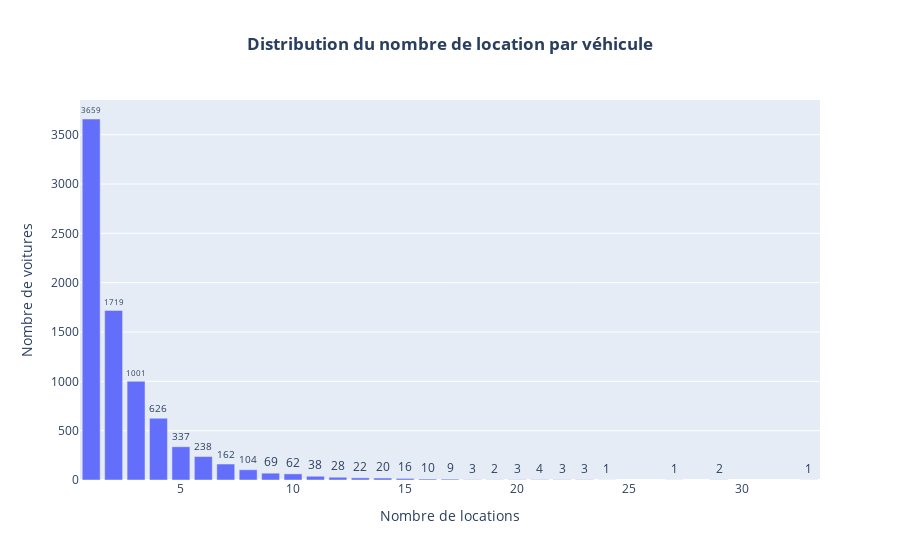
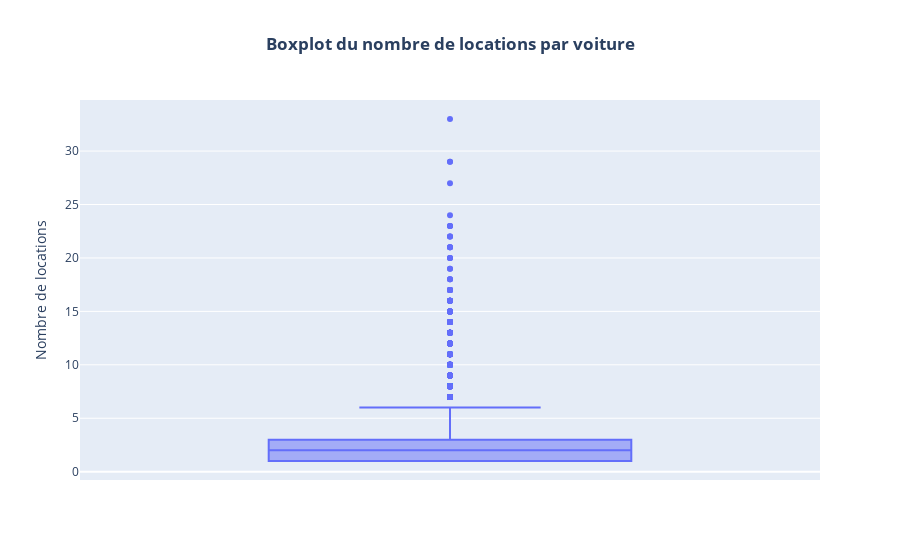

The notebook cell these images were saved under, in order:
### Code cell
# Compute number of rentals per car
rentals_per_car = df.groupby("car_id")["rental_id"].count().reset_index()
rentals_per_car.columns = ["car_id", "nb_rentals"]

# Bar chart: Exact number of cars per rental count
rental_distribution = (
    rentals_per_car["nb_rentals"].value_counts().sort_index().reset_index()
)
rental_distribution.columns = ["nb_rentals", "nb_cars"]

fig = px.bar(
    rental_distribution,
    x="nb_rentals",
    y="nb_cars",
    text="nb_cars",
    title="<b>Distribution du nombre de location par véhicule</b>",
    labels={"nb_rentals": "Nombre de locations", "nb_cars": "Nombre de voitures"}
)
fig.update_traces(textposition="outside")
fig.update_layout(title_x=0.5) 
fig.show()

# Boxplot: Distribution with median and outliers
fig2 = px.box(
    rentals_per_car,
    y="nb_rentals",
    title="<b>Boxplot du nombre de locations par voiture</b>",
    labels={"nb_rentals": "Nombre de locations"}
)
fig2.update_layout(title_x=0.5)
fig2.show()

### Figure 1 — Plotly figure (JSON) as saved in the notebook; plotly's stock layout.template omitted (floating-point values rounded to 4 significant figures)
{"data": [{"hovertemplate": "Nombre de locations=%{x}<br>Nombre de voitures=%{text}<extra></extra>", "legendgroup": "", "marker": {"color": "#636efa", "pattern": {"shape": ""}}, "name": "", "orientation": "v", "showlegend": false, "text": [3659.0, 1719.0, 1001.0, 626.0, 337.0, 238.0, 162.0, 104.0, 69.0, 62.0, 38.0, 28.0, 22.0, 20.0, 16.0, 10.0, 9.0, 3.0, 2.0, 3.0, 4.0, 3.0, 3.0, 1.0, 1.0, 2.0, 1.0], "textposition": "outside", "type": "bar", "x": [1, 2, 3, 4, 5, 6, 7, 8, 9, 10, 11, 12, 13, 14, 15, 16, 17, 18, 19, 20, 21, 22, 23, 24, 27, 29, 33], "xaxis": "x", "y": [3659, 1719, 1001, 626, 337, 238, 162, 104, 69, 62, 38, 28, 22, 20, 16, 10, 9, 3, 2, 3, 4, 3, 3, 1, 1, 2, 1], "yaxis": "y"}], "layout": {"barmode": "relative", "legend": {"tracegroupgap": 0}, "title": {"text": "<b>Distribution du nombre de location par véhicule</b>", "x": 0.5}, "xaxis": {"anchor": "y", "domain": [0, 1], "title": {"text": "Nombre de locations"}}, "yaxis": {"anchor": "x", "domain": [0, 1], "title": {"text": "Nombre de voitures"}}}}

### Figure 2 — Plotly figure (JSON) as saved in the notebook; plotly's stock layout.template omitted (floating-point values rounded to 4 significant figures; data arrays with more than 128 entries replaced by an {"elided": "..."} marker saying what was removed)
{"data": [{"alignmentgroup": "True", "hovertemplate": "Nombre de locations=%{y}<extra></extra>", "legendgroup": "", "marker": {"color": "#636efa"}, "name": "", "notched": false, "offsetgroup": "", "orientation": "v", "showlegend": false, "type": "box", "x0": " ", "xaxis": "x", "y": {"elided": "8143 int values"}, "y0": " ", "yaxis": "y"}], "layout": {"boxmode": "group", "legend": {"tracegroupgap": 0}, "title": {"text": "<b>Boxplot du nombre de locations par voiture</b>", "x": 0.5}, "xaxis": {"anchor": "y", "domain": [0, 1]}, "yaxis": {"anchor": "x", "domain": [0, 1], "title": {"text": "Nombre de locations"}}}}
